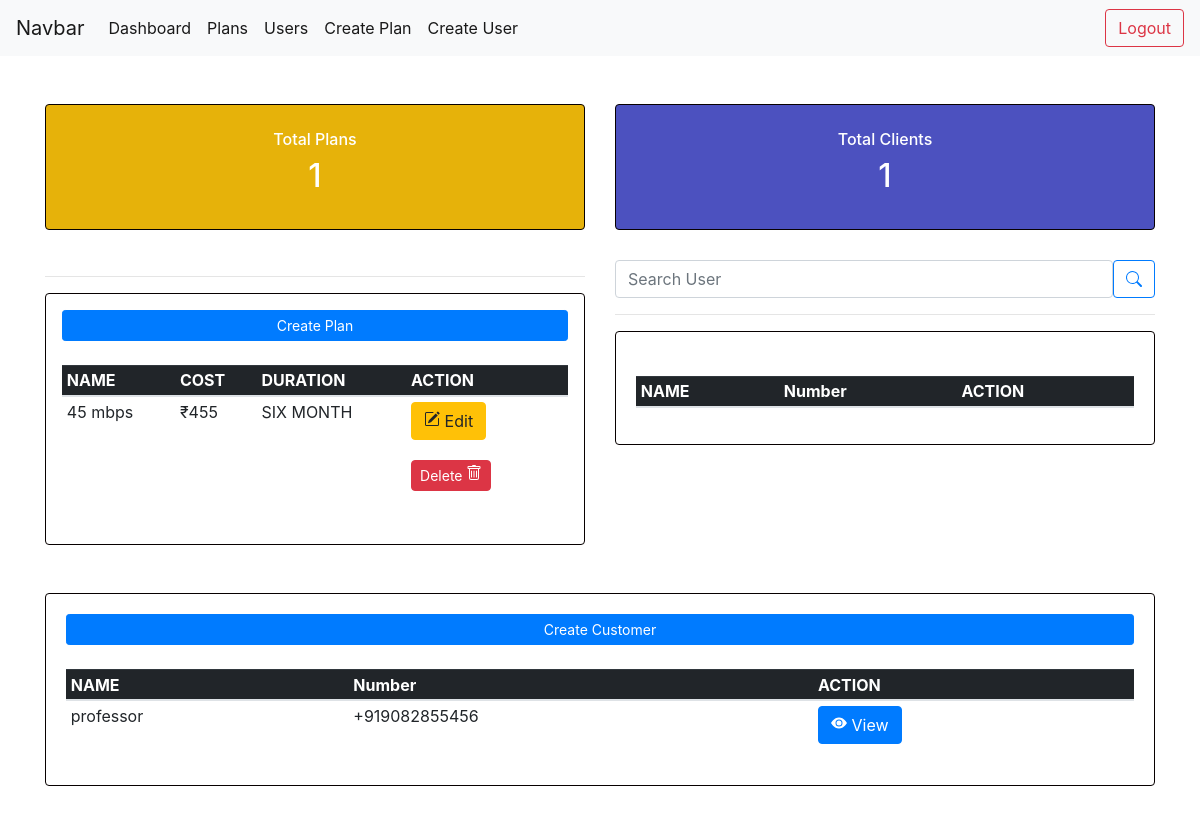
Before: / (signed in) with the older database file.
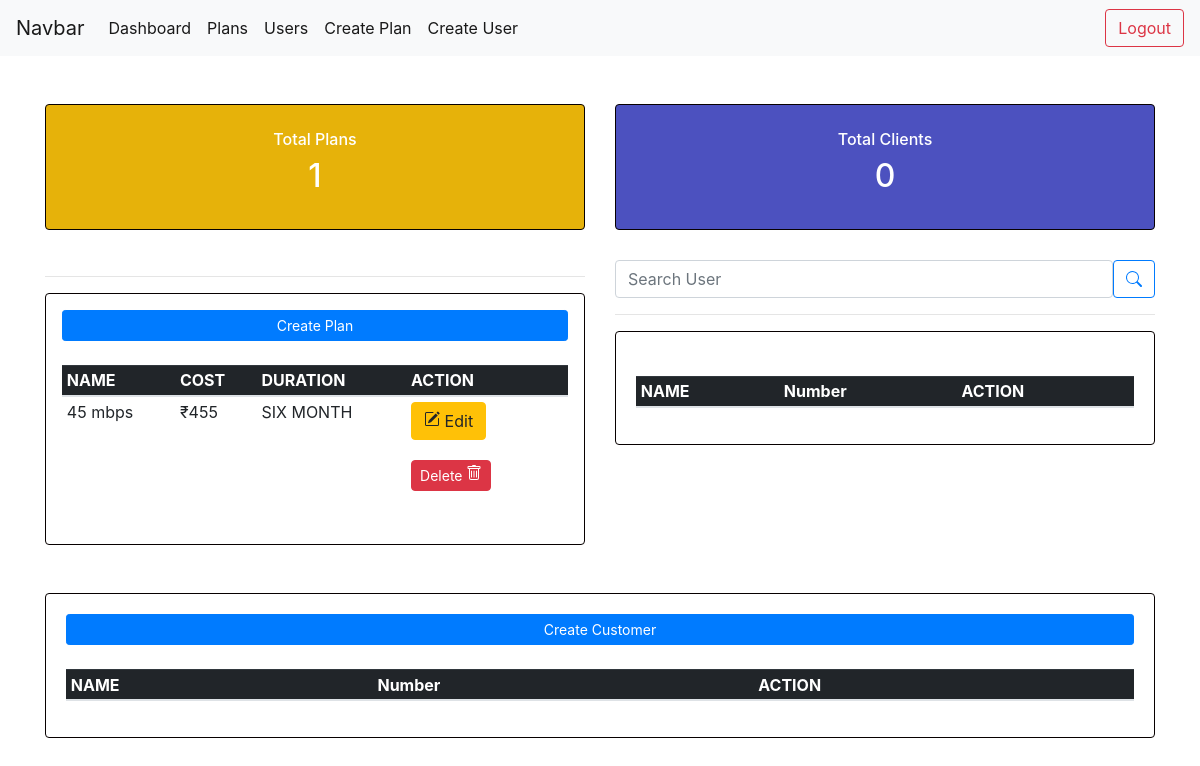
After: the same page with the newer database file.
### plan/models.py (models this page shows, shortened)
class Plan(models.Model):
    DURATION = (
        ('ONE MONTH','ONE MONTH'),
        ('SIX MONTH','SIX MONTH'),
        ('TWELVE MONTH','TWELVE MONTH'),
        ('CUSTOM','CUSTOM')
    )
    plan_name = models.CharField(max_length=200,blank=False)
    description = models.TextField(max_length=500,null=True,blank=True,help_text="enter details")
    Duration = models.TextField(choices=DURATION,default='')
    cost = models.PositiveIntegerField(blank=False)

class Userprofile(models.Model):
    user = models.CharField(max_length=200,unique=True)
    first_name = models.CharField(max_length=20)
    last_name = models.CharField(max_length=20)
    email=models.EmailField(max_length=200,blank=True,null=True)
    address = models.TextField()
    profile_image=models.ImageField(blank=True,null=True, default='images/demo.jpg', upload_to='profiles')
    phoneno = PhoneNumberField(null=False, blank=False, unique=True)
    id_proof = models.FileField(upload_to='id_proof', blank=True, null=True, )
    current_plan = models.ForeignKey(Plan, on_delete=models.CASCADE, default='')
    start_date = models.DateField(null=True)
    end_date = models.DateField(null=True)

### plan/views.py (the view)
# urls.py: path('',views.dashboard,name="dashboard"),
@login_required(login_url="login")
def dashboard(request):
    search_qurery = ' '
    if request.GET.get('search_query'):
        search_qurery = request.GET.get('search_query')
    users = Userprofile.objects.filter(user__icontains=search_qurery)
    user = Userprofile.objects.all()
    plans = Plan.objects.all()
    u = Userprofile.objects.all()
    total_user = u.count()
    page = request.GET.get('page')
    results = 5
    paginator = Paginator(user,results)
    try:
        user = paginator.page(page)
    except PageNotAnInteger:
        page = 1
        user = paginator.page(page)
    except EmptyPage:
        page = paginator.num_pages
        user = paginator.page(page)
    leftindex = (int (page) -  1)
    if leftindex < 1 :
        leftindex = 1
    rightindex = (int (page) + 2)
    if rightindex >paginator.num_pages:
        rightindex = paginator.num_pages+1
    custom_range = range(leftindex, rightindex)
    total_plan = plans.count()
    context = {'plans':plans,
    'total_plan':total_plan,
     'users':users,
    'user':user,
    'search_qurery':search_qurery,
    'paginator':paginator,
    'custom_range':custom_range,
    'total_user':total_user
    }
    return render(request,'dashboard.html',context)

### plan/templates/dashboard.html (shortened to what the changed rows need)
{% extends 'main.html' %}
{% block content%}
<div class="container-fluid">
<br><br>
  <div class="container">
    <div class="row">
      <div class="col-md-6 col-xl-6">
        <div class="card bg-c-blue order-card">
          <div class="card-block">
            <h2 class="text-right text-center"><span>{{total_plan}}</span></h2>
          </div>
        </div>
      </div>
      <div class="col-md-6 col-xl-6">
        <div class="card bg-c-green order-card text-center">
          <div class="card-block">
            <h2 class="text-center"><span>{{total_user}}</span></h2>
          </div>
        </div>
      </div>
<div class="container">
      <div class="row">
        <div class="col-sm-6 ">
          <div class="card card-body shadow-lg p-3 mb-5 bg-body rounded">
            <div class="table-responsive">
              <table class="table  table-hover table-sm ">
                <thead class="table-dark">
                  <br>
                  <tr>
                    <th scope="col">NAME</th>
                    <th scope="col">COST</th>
                    <th scope="col">DURATION</th>
                    <th scope="col">ACTION</th>
                  </tr>
                </thead>
                <tbody>
                    {% for plan in plans%}
                  <tr>
                    <td>{{plan.plan_name}}</td>
                    <td>₹{{plan.cost}}</td>
                    <td>{{plan.Duration}}</td>
                    <td>
                      <a href="{% url 'updateplan' plan.id %}" class="btn btn-warning mr-4">
                      Edit</a>
                      <br><br>
                        <form action="{% url 'deleteplan' plan.id %}" method="POST">
                            <button type="submit" class="btn btn-sm btn-danger  rounded" data-toggle="tooltip" title="users associated with this plan also be deleted ">Delete
                            </button>
                        </form>
                        </td>
                  {% endfor %}
                </tbody>
              </table>
              </div>
          </div>
        </div>
        <div class="col-sm-6">
          <div class="card card-body">
            <div class="table-responsive">
                  <table class="table  table-hover  table-sm ">
                    <thead class="table-dark">
                      <br>
                      <tr>
                        <th scope="col">NAME</th>
                        <th scope="col">Number</th>
                        <th scope="col">ACTION</th>
                      </tr>
                    </thead>
                  </table>
              </div>
          </div>
        </div>
        <div class="col-sm">
          <div class="card card-body">
            <div class="table-responsive">
                  <table class="table  table-hover  table-sm ">
                    <thead class="table-dark">
                      <br>
                      <tr>
                        <th scope="col">NAME</th>
                        <th scope="col">Number</th>
                        <th scope="col">ACTION</th>
                      </tr>
                    </thead>
                    <tbody>
                        {% for u in user%}
                      <tr>
                        <td>{{u.user}}</td>
                        <td>{{u.phoneno}}</td>
                        <td><a href="{% url 'viewuser' u.user %}" class="btn btn-primary">
                          <span><svg xmlns="http://www.w3.org/2000/svg" width="16" height="16" fill="currentColor" class="bi bi-eye-fill" viewBox="0 0 16 16">
                            <path d="M10.5 8a2.5 2.5 0 1 1-5 0 2.5 2.5 0 0 1 5 0z"/>
                            <path d="M0 8s3-5.5 8-5.5S16 8 16 8s-3 5.5-8 5.5S0 8 0 8zm8 3.5a3.5 3.5 0 1 0 0-7 3.5 3.5 0 0 0 0 7z"/>
                          </svg>
                          View</a></span>
                            </td>
                      {% endfor %}
                    </tbody>
                  </table>
              </div>
          </div>
        </div>
</div>
      </div>
      </div>
    </div>
  </div>
<br><br>
{% endblock %}

Changed rows visible on the page:
removed Userprofile: user "professor", phoneno "+919082855456"
Other visible differences:
{{ total_user }}: "1" → "0"
